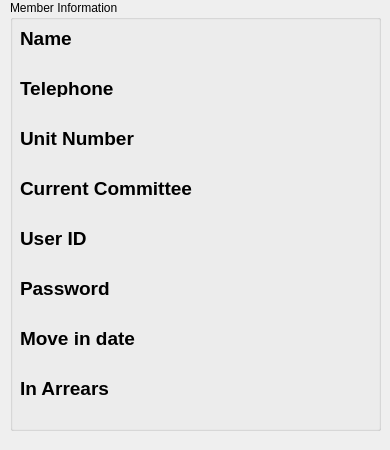
<?xml version="1.0" encoding="UTF-8"?>
<ui version="4.0">
 <class>memberInformationForm</class>
 <widget class="QWidget" name="memberInformationForm">
  <property name="geometry">
   <rect>
    <x>0</x>
    <y>0</y>
    <width>390</width>
    <height>450</height>
   </rect>
  </property>
  <property name="windowTitle">
   <string>Form</string>
  </property>
  <widget class="QGroupBox" name="memberInformationGroupBox">
   <property name="geometry">
    <rect>
     <x>10</x>
     <y>0</y>
     <width>371</width>
     <height>431</height>
    </rect>
   </property>
   <property name="title">
    <string>Member Information</string>
   </property>
   <widget class="QLabel" name="unitNumberTitleLabel">
    <property name="geometry">
     <rect>
      <x>10</x>
      <y>130</y>
      <width>351</width>
      <height>17</height>
     </rect>
    </property>
    <property name="sizePolicy">
     <sizepolicy hsizetype="Preferred" vsizetype="Preferred">
      <horstretch>0</horstretch>
      <verstretch>0</verstretch>
     </sizepolicy>
    </property>
    <property name="font">
     <font>
      <pointsize>14</pointsize>
      <weight>75</weight>
      <bold>true</bold>
     </font>
    </property>
    <property name="text">
     <string>Unit Number</string>
    </property>
   </widget>
   <widget class="QLabel" name="currentCommitteeTitleLabel">
    <property name="geometry">
     <rect>
      <x>10</x>
      <y>180</y>
      <width>351</width>
      <height>17</height>
     </rect>
    </property>
    <property name="sizePolicy">
     <sizepolicy hsizetype="Preferred" vsizetype="Preferred">
      <horstretch>0</horstretch>
      <verstretch>0</verstretch>
     </sizepolicy>
    </property>
    <property name="font">
     <font>
      <pointsize>14</pointsize>
      <weight>75</weight>
      <bold>true</bold>
     </font>
    </property>
    <property name="text">
     <string>Current Committee</string>
    </property>
   </widget>
   <widget class="QLabel" name="telephoneTitleLabel">
    <property name="geometry">
     <rect>
      <x>10</x>
      <y>80</y>
      <width>351</width>
      <height>17</height>
     </rect>
    </property>
    <property name="sizePolicy">
     <sizepolicy hsizetype="Preferred" vsizetype="Preferred">
      <horstretch>0</horstretch>
      <verstretch>0</verstretch>
     </sizepolicy>
    </property>
    <property name="font">
     <font>
      <pointsize>14</pointsize>
      <weight>75</weight>
      <bold>true</bold>
     </font>
    </property>
    <property name="text">
     <string>Telephone</string>
    </property>
   </widget>
   <widget class="QLabel" name="passwordTitleLabel">
    <property name="geometry">
     <rect>
      <x>10</x>
      <y>280</y>
      <width>351</width>
      <height>17</height>
     </rect>
    </property>
    <property name="sizePolicy">
     <sizepolicy hsizetype="Preferred" vsizetype="Preferred">
      <horstretch>0</horstretch>
      <verstretch>0</verstretch>
     </sizepolicy>
    </property>
    <property name="font">
     <font>
      <pointsize>14</pointsize>
      <weight>75</weight>
      <bold>true</bold>
     </font>
    </property>
    <property name="text">
     <string>Password</string>
    </property>
   </widget>
   <widget class="QLabel" name="userIDTitleLabel">
    <property name="geometry">
     <rect>
      <x>10</x>
      <y>230</y>
      <width>351</width>
      <height>17</height>
     </rect>
    </property>
    <property name="sizePolicy">
     <sizepolicy hsizetype="Preferred" vsizetype="Preferred">
      <horstretch>0</horstretch>
      <verstretch>0</verstretch>
     </sizepolicy>
    </property>
    <property name="font">
     <font>
      <pointsize>14</pointsize>
      <weight>75</weight>
      <bold>true</bold>
     </font>
    </property>
    <property name="text">
     <string>User ID</string>
    </property>
   </widget>
   <widget class="QLabel" name="moveInDateTitleLabel">
    <property name="geometry">
     <rect>
      <x>10</x>
      <y>330</y>
      <width>351</width>
      <height>17</height>
     </rect>
    </property>
    <property name="sizePolicy">
     <sizepolicy hsizetype="Preferred" vsizetype="Preferred">
      <horstretch>0</horstretch>
      <verstretch>0</verstretch>
     </sizepolicy>
    </property>
    <property name="font">
     <font>
      <pointsize>14</pointsize>
      <weight>75</weight>
      <bold>true</bold>
     </font>
    </property>
    <property name="text">
     <string>Move in date</string>
    </property>
   </widget>
   <widget class="QLabel" name="telephoneTitleLabel_5">
    <property name="geometry">
     <rect>
      <x>10</x>
      <y>380</y>
      <width>351</width>
      <height>17</height>
     </rect>
    </property>
    <property name="sizePolicy">
     <sizepolicy hsizetype="Preferred" vsizetype="Preferred">
      <horstretch>0</horstretch>
      <verstretch>0</verstretch>
     </sizepolicy>
    </property>
    <property name="font">
     <font>
      <pointsize>14</pointsize>
      <weight>75</weight>
      <bold>true</bold>
     </font>
    </property>
    <property name="text">
     <string>In Arrears</string>
    </property>
   </widget>
   <widget class="QLabel" name="nameTitleLabel">
    <property name="geometry">
     <rect>
      <x>10</x>
      <y>30</y>
      <width>351</width>
      <height>17</height>
     </rect>
    </property>
    <property name="sizePolicy">
     <sizepolicy hsizetype="Preferred" vsizetype="Preferred">
      <horstretch>0</horstretch>
      <verstretch>0</verstretch>
     </sizepolicy>
    </property>
    <property name="font">
     <font>
      <pointsize>14</pointsize>
      <weight>75</weight>
      <bold>true</bold>
     </font>
    </property>
    <property name="text">
     <string>Name</string>
    </property>
   </widget>
   <widget class="QLabel" name="nameValueLabel">
    <property name="geometry">
     <rect>
      <x>10</x>
      <y>50</y>
      <width>351</width>
      <height>17</height>
     </rect>
    </property>
    <property name="sizePolicy">
     <sizepolicy hsizetype="Preferred" vsizetype="Preferred">
      <horstretch>0</horstretch>
      <verstretch>0</verstretch>
     </sizepolicy>
    </property>
    <property name="text">
     <string/>
    </property>
   </widget>
   <widget class="QLabel" name="telephoneValueLabel">
    <property name="geometry">
     <rect>
      <x>10</x>
      <y>100</y>
      <width>351</width>
      <height>17</height>
     </rect>
    </property>
    <property name="sizePolicy">
     <sizepolicy hsizetype="Preferred" vsizetype="Preferred">
      <horstretch>0</horstretch>
      <verstretch>0</verstretch>
     </sizepolicy>
    </property>
    <property name="text">
     <string/>
    </property>
   </widget>
   <widget class="QLabel" name="unitNumberValueLabel">
    <property name="geometry">
     <rect>
      <x>10</x>
      <y>150</y>
      <width>351</width>
      <height>17</height>
     </rect>
    </property>
    <property name="sizePolicy">
     <sizepolicy hsizetype="Preferred" vsizetype="Preferred">
      <horstretch>0</horstretch>
      <verstretch>0</verstretch>
     </sizepolicy>
    </property>
    <property name="text">
     <string/>
    </property>
   </widget>
   <widget class="QLabel" name="currentCommitteeValueLabel">
    <property name="geometry">
     <rect>
      <x>10</x>
      <y>200</y>
      <width>351</width>
      <height>17</height>
     </rect>
    </property>
    <property name="sizePolicy">
     <sizepolicy hsizetype="Preferred" vsizetype="Preferred">
      <horstretch>0</horstretch>
      <verstretch>0</verstretch>
     </sizepolicy>
    </property>
    <property name="text">
     <string/>
    </property>
   </widget>
   <widget class="QLabel" name="userIDValueLabel">
    <property name="geometry">
     <rect>
      <x>10</x>
      <y>250</y>
      <width>351</width>
      <height>17</height>
     </rect>
    </property>
    <property name="sizePolicy">
     <sizepolicy hsizetype="Preferred" vsizetype="Preferred">
      <horstretch>0</horstretch>
      <verstretch>0</verstretch>
     </sizepolicy>
    </property>
    <property name="text">
     <string/>
    </property>
   </widget>
   <widget class="QLabel" name="passwordValueLabel">
    <property name="geometry">
     <rect>
      <x>10</x>
      <y>300</y>
      <width>351</width>
      <height>17</height>
     </rect>
    </property>
    <property name="sizePolicy">
     <sizepolicy hsizetype="Preferred" vsizetype="Preferred">
      <horstretch>0</horstretch>
      <verstretch>0</verstretch>
     </sizepolicy>
    </property>
    <property name="text">
     <string/>
    </property>
   </widget>
   <widget class="QLabel" name="moveInDateValueLabel">
    <property name="geometry">
     <rect>
      <x>10</x>
      <y>350</y>
      <width>351</width>
      <height>17</height>
     </rect>
    </property>
    <property name="sizePolicy">
     <sizepolicy hsizetype="Preferred" vsizetype="Preferred">
      <horstretch>0</horstretch>
      <verstretch>0</verstretch>
     </sizepolicy>
    </property>
    <property name="text">
     <string/>
    </property>
   </widget>
   <widget class="QLabel" name="inArrearsValueLabel">
    <property name="geometry">
     <rect>
      <x>10</x>
      <y>400</y>
      <width>351</width>
      <height>17</height>
     </rect>
    </property>
    <property name="sizePolicy">
     <sizepolicy hsizetype="Preferred" vsizetype="Preferred">
      <horstretch>0</horstretch>
      <verstretch>0</verstretch>
     </sizepolicy>
    </property>
    <property name="text">
     <string/>
    </property>
   </widget>
  </widget>
 </widget>
 <resources/>
 <connections/>
</ui>
